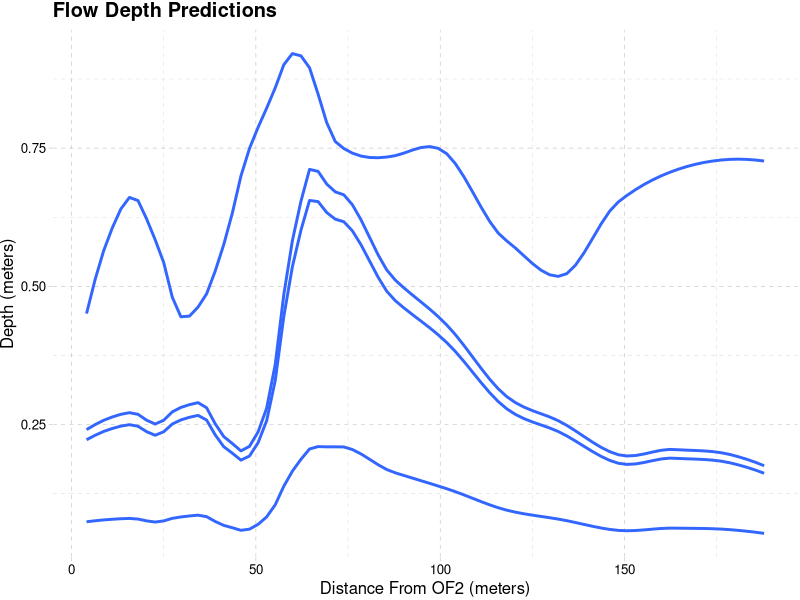
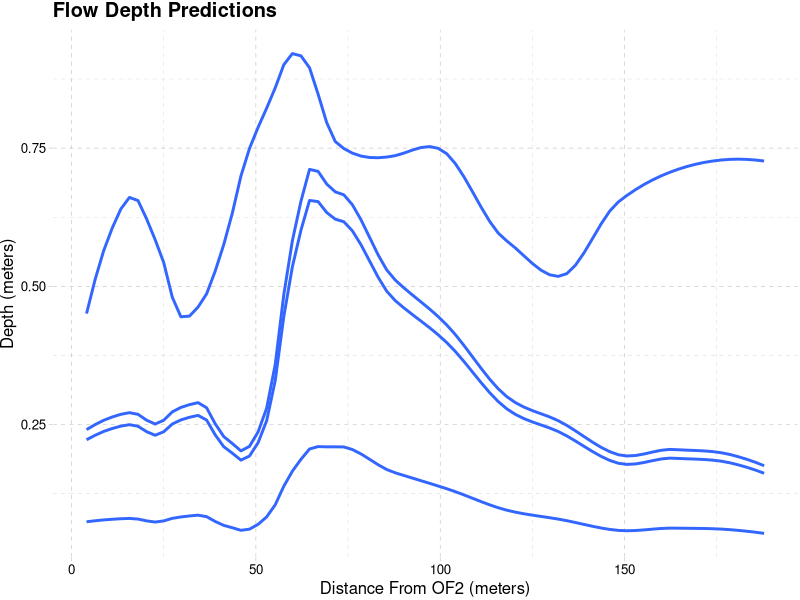

The R source for these figures, in order:
### Lets make a graph!

library(tidyverse)
library(ggthemes)

levels = read.csv("Data/graphdata.csv", na.strings = "NaN")  # loading data aggregated from running the ChannelCalculation

boop <- gather(levels, "Flow", "y", 3:6)

# get data set up
lvl60 = select(levels, Dist, y60) %>%
  rename(y=y60)
lvl400 = select(levels, Dist, y400) %>%
  rename(y=y400)
lvl460 = select(levels, Dist, y460) %>%
  rename(y=y460)
lvlbank = select(levels, Dist, BankLow) %>%
  rename(y=BankLow)

# set graoh colors

#the graph
ggplot(boop, aes(Dist, y, group=Flow, fill=Flow)) +
  geom_smooth(se=FALSE, span=.3) +
  theme_pander() +
  labs(title ="Flow Depth Predictions", x = "Distance From OF2 (meters)", 
              y = "Depth (meters)") +
  scale_fill_manual(values=c("#999999", "#E69F00", "#56B4E9", "blue"), 
                    name="Experimental\nCondition",
                    breaks=c("ctrl", "trt1", "trt2"),
                    labels=c("Control", "Treatment 1", "Treatment 2"))
  

ggsave("plot.png", width = 7, height = 4)

# Ribbons... one day...
# geom_ribbon(data = boop[boop$Flow == 'BankLow',], aes(ymin = 0,ymax = predict(loess(y ~ Dist, span=.31)), fill=Flow), alpha = 0.2) +
#   geom_ribbon(data = boop[boop$Flow == 'y400',], aes(ymin = 0,ymax = predict(loess(y ~ Dist, span=.31)), fill=Flow), alpha = 0.2) +
#   geom_ribbon(data = boop[boop$Flow == 'y460',], aes(ymin = 0,ymax = predict(loess(y ~ Dist, span=.31)), fill=Flow), alpha = 0.2) +
#   geom_ribbon(data = boop[boop$Flow == 'y60',], aes(ymin = 0,ymax = predict(loess(y ~ Dist, span=.31)), fill=Flow), alpha = 0.2) +
#     geom_ribbon(aes(ymin=0, ymax = predict(loess(y ~ Dist, span=.3)), fill=Flow), alpha=0.5) +